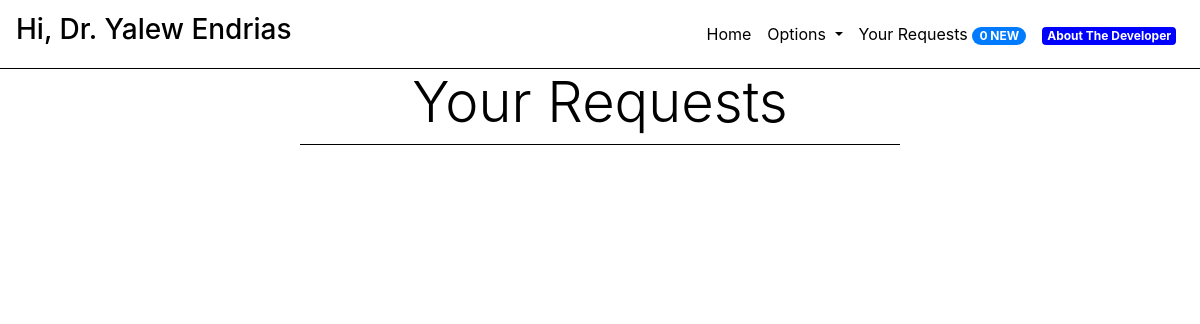
/requests (signed in), run on an earlier commit of the app's database.
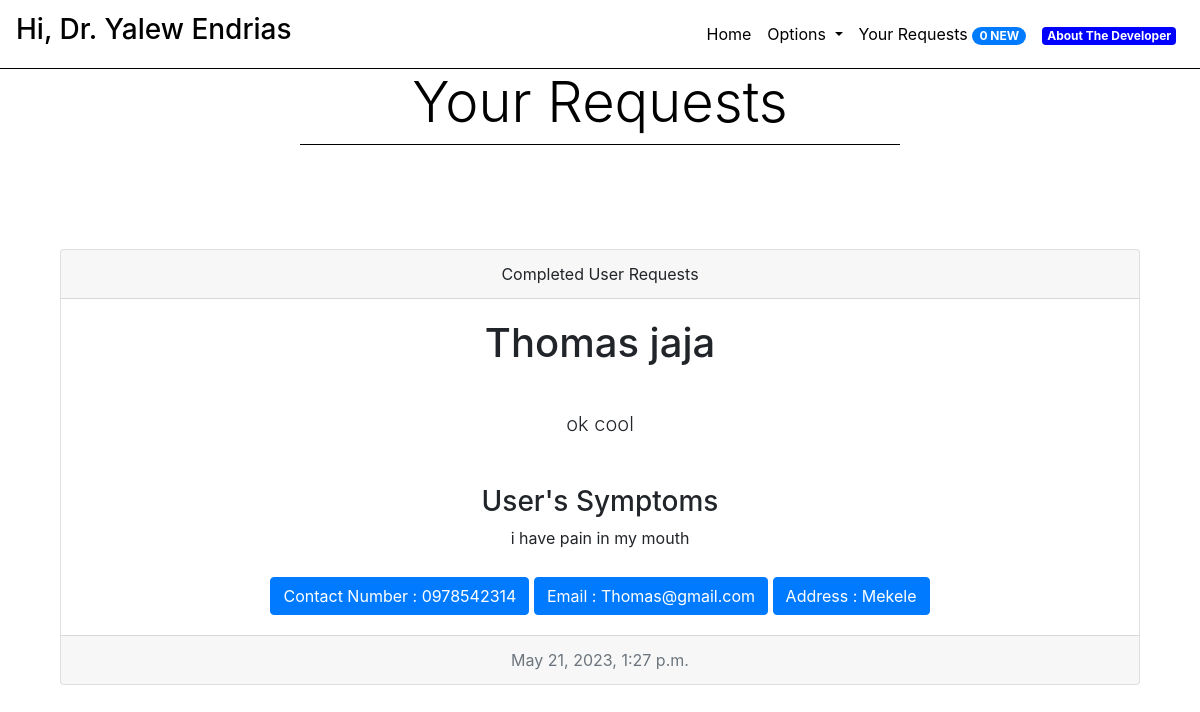
And on a later commit of the database.
### core/models.py (models this page shows, shortened)
class Assistance(models.Model):
    assistanceText = models.CharField(max_length = 2000, default = "")
    doctor = models.ForeignKey(Doctor, related_name = "doctorRecords", on_delete = models.CASCADE)
    patient = models.ForeignKey(Patient, related_name = "patientRecords", on_delete = models.CASCADE)
    timestamp = models.DateTimeField(auto_now_add = True)
    isNew = models.BooleanField(default = True)
    isCompleted = models.BooleanField(default = False)
    symptoms = models.CharField(max_length = 2000)

class Patient(models.Model):
    name = models.CharField(max_length = 30)
    address = models.CharField(max_length = 100)
    contactNumber = models.CharField(max_length = 10)
    email = models.EmailField(unique = True, max_length = 255)
    userId = models.CharField(unique = True, max_length = 8)
    passwordHash = models.CharField(max_length = 64)
    emailHash = models.CharField(max_length = 64)

### core/views.py (the view)
# urls.py: path('requests', views.requests, name = "requests"),
def requests(request):
    doctor = Doctor.objects.get(emailHash = request.session['userEmail'])
    records = doctor.doctorRecords.all()
    numberNewPendingAssistances = doctor.doctorRecords.aggregate(newPendingAssistances = Count('pk', filter =( Q(isNew = True) & Q(isCompleted = False) ) ))['newPendingAssistances']
    request.session['numberNewAssistances'] = numberNewPendingAssistances
    context = {
        "message" : "Successfully Logged In.",
        "isAuthenticated" : True,
        "user": records.order_by('-timestamp')
    }
    response = render(request,"core/userDoctorProfilePortal.html", context)
    return responseHeadersModifier(response)

### core/views.py (called while the page is built)
def responseHeadersModifier(response):
    response["Cache-Control"] = "no-cache, no-store, must-revalidate"
    response["Pragma"] = "no-cache"
    response["Expires"] = "0"
    return response

### core/templates/core/userDoctorProfilePortal.html (shortened to what this page needs)
{% extends "core/base.html" %}
{% block bodytag %}
{% load static %}
<body style="background-size: auto auto;">
    {% endblock %}
    {% block body %}
    <h1 style="text-align:center;color:black" class="display-4">
        Your Requests
    </h1>
    <li class="dropdown-divider" style="margin-left:25%;margin-right:25%;border-color:black"></li>
    <br>
    <br>
    <br>
    <br>
    {% for Assistance in user %}
    {% if not Assistance.isCompleted %}
    <form action="{% url 'onlinehelp' %}" method="post">
        {% csrf_token %}
        <div class="card text-center" style="margin-left:5%;margin-right:5%;">
            <div class="card-header">Help Request</div>
            <div class="card-body">
                <h1 class="card-title">
                    {{ Assistance.patient.name }}
                </h1>
                <div class="card-text lead">
                    <br>
                    <div class="form-group">
                        <label for="exampleFormControlTextarea1">Please type the Response.</label>
                        <textarea name="Assistance" style="text-align:center" class="form-control"
                            id="exampleFormControlTextarea1" rows="3" placeholder="Your Response"></textarea>
                        <input type="hidden" name="AssistanceID" value="{{ Assistance.id }}">
                    </div>
                    <br>
                    <br>
                    <span>
                        <h3>User's Symptoms</h3>
                    </span>
                    {{ Assistance.symptoms }}
                </div>
                <li class="dropdown-divider" style="margin-left:25%;margin-right:25%"></li>
                <div class="form-group form-check">
                    <input type="checkbox" class="form-check-input" id="exampleCheck1">
                    <label class="form-check-label" for="exampleCheck1"><span
                            class="badge badge-success">CONFIRM</span></label>
                </div>
                <button type="submit" class="btn btn-warning" style="margin-left:10%;margin-right:10%"">Submit</button><br>
                        <li class=" dropdown-divider" style="margin-left:25%;margin-right:25%"></li>
                    <a href="#" class="btn btn-primary" style="margin-top:1%">Contact Number : {{ Assistance.patient.contactNumber }}</a>
                    <a href="#" class="btn btn-primary" style="margin-top:1%">Email : {{ Assistance.patient.email }}</a>
                    <a href="#" class="btn btn-primary" style="margin-top:1%">Address : {{ Assistance.patient.address }}</a>
            </div>
            <div class="card-footer text-muted">
                {{ Assistance.timestamp }}
            </div>
        </div>
    </form>
    <br>
    {% else %}
    <div class="card text-center" style="margin-left:5%;margin-right:5%;">
        <div class="card-header">
            Completed User Requests
        </div>
        <div class="card-body">
            <h1 class="card-title"> {{ Assistance.patient.name }} </h1>
            <p class="card-text lead" style=""><br>{{ Assistance.assistanceText }}<br><br> <span>
                    <h3>User's Symptoms</h3>
                </span> {{ Assistance.symptoms }}</p>
            <a href="#" class="btn btn-primary" style="margin-top:1%">Contact Number : {{ Assistance.patient.contactNumber }}</a>
            <a href="#" class="btn btn-primary" style="margin-top:1%">Email : {{ Assistance.patient.email }}</a>
            <a href="#" class="btn btn-primary" style="margin-top:1%">Address : {{ Assistance.patient.address }}</a>
        </div>
        <div class="card-footer text-muted">
            {{ Assistance.timestamp }}
        </div>
    </div>
    <br>
    {% endif %}
    {% empty %}
    <h1 style="text-align:center;color:white">
    </h1>
    {% endfor %}
    <br>
    <br>
    {% endblock %}

What changed in the data, as far as the page shows it:
added Assistance: patient.name "Thomas jaja", assistanceText "ok cool", symptoms "i have pain in my mouth", patient.contactNumber "0978542314", patient.email "Thomas@gmail.com", patient.address "Mekele", timestamp "May 21, 2023, 1:27 p.m."
